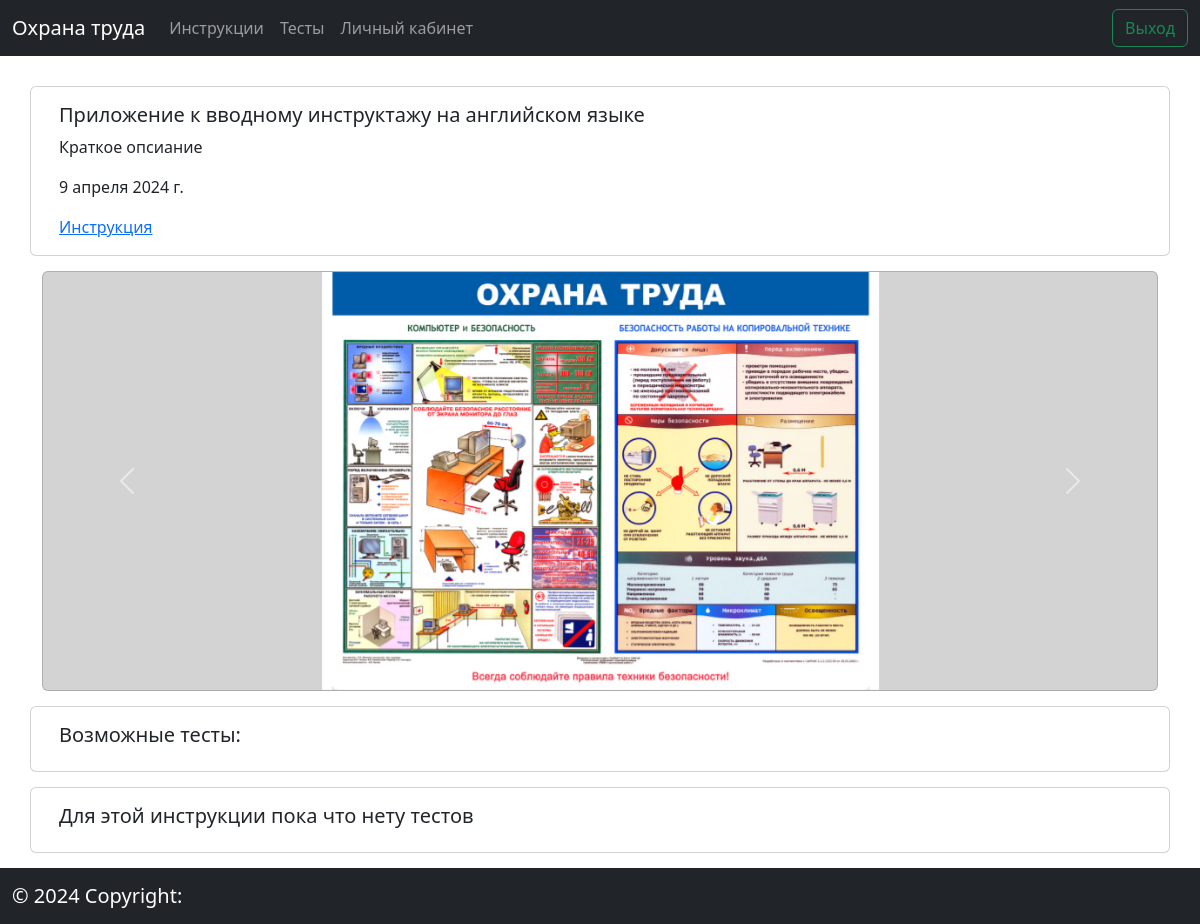
Page /instructions/2/ on the earlier database version.
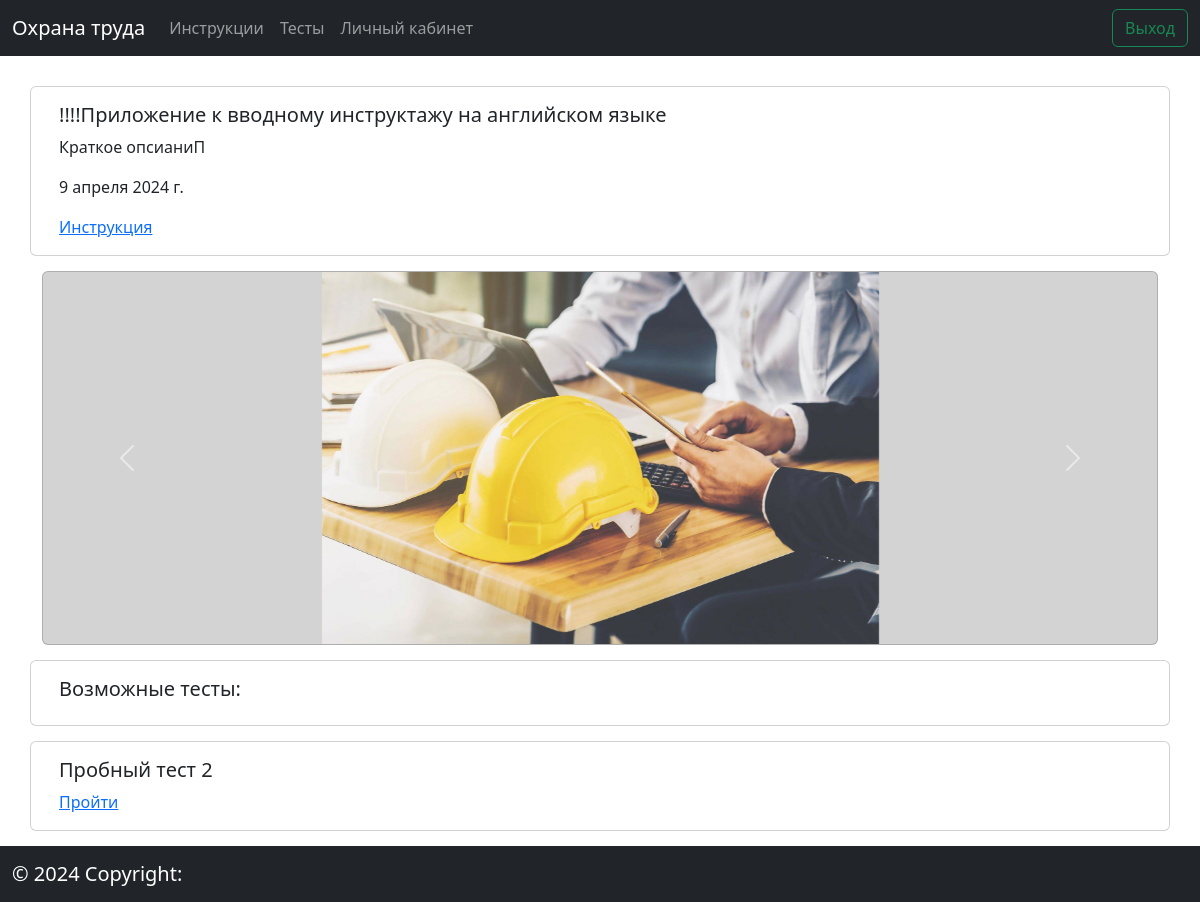
Same page on the later database version.
### app/models.py (models this page shows, shortened)
class Instruction(models.Model):
    title = models.CharField(max_length=255, verbose_name='Заголовок')
    short_description = models.TextField(max_length=500, verbose_name='Краткое описание')
    gallery = models.ManyToManyField('Gallery', verbose_name='Галерея ')
    file = models.FileField(upload_to='files/', verbose_name='Файл инструкции')
    created_at = models.DateField(null=True, auto_now_add=True, verbose_name='Дата создания')
    updated_at = models.DateField(auto_now=True, verbose_name='Дата обновления')
    class Meta:
        db_table = 'instruction'
        verbose_name = 'Инструкция'
        verbose_name_plural = 'Интсрукции'

class Gallery(models.Model):
    image = models.ImageField(upload_to='images/', verbose_name='Изображение')
    class Meta:
        db_table = 'gallery'
        verbose_name = 'Фото'
        verbose_name_plural = 'Фото'

class Test(models.Model):
    title = models.CharField(max_length=255, verbose_name='Заголовок')
    instruction = models.ForeignKey('Instruction', on_delete=models.CASCADE, verbose_name='Инструкция')
    class Meta:
        db_table = 'test'
        verbose_name = 'Тест'
        verbose_name_plural = 'Тесты'

### app/views.py (the view)
# urls.py: path('instructions/<int:id>/', InstructionDetailView.as_view(), name="instruction_detail"),
class InstructionDetailView(View):
    def get(self, request, id):
        instruction = Instruction.objects.get(id=id)
        tests = Test.objects.filter(instruction=instruction)
        return render(request, 'instruction.html', context={
            'instruction': instruction,
            'tests': tests
        })

### app/templates/instruction.html (shortened to what this page needs)
<!DOCTYPE html>
<html lang="en">
<head>
    <link href="https://cdn.jsdelivr.net/npm/bootstrap@5.2.1/dist/css/bootstrap.min.css" rel="stylesheet"
>
</head>
<body>
<nav class="navbar navbar-expand-lg navbar-light bg-light navbar-dark bg-dark">
    <div class="container-fluid">
        <a class="navbar-brand">Охрана труда</a>
        <div class="collapse navbar-collapse" id="navbarTogglerDemo02">
            <ul class="navbar-nav me-auto mb-2 mb-lg-0">
                <li class="nav-item">
                    <a class="nav-link" href="{% url 'home' %}">Инструкции</a>
                </li>
                <li class="nav-item">
                    <a class="nav-link" href="{% url 'tests' %}">Тесты</a>
                </li>
                <li class="nav-item">
                    <a class="nav-link" href="{% url 'personal_area' %}">Личный кабинет</a>
                </li>
            </ul>
            <form class="d-flex" action="{% url 'logout' %}">
                <button class="btn btn-outline-success" type="submit">Выход</button>
            </form>
        </div>
    </div>
</nav>
<div class="container" style="margin-top:30px; min-height:85vh;">
    <div class="row" style="margin-top:15px; margin-bottom:15px;">
        <div class="card col" style="width: 18rem;">
            <div class="card-body">
                <h5 class="card-title">{{instruction.title}}</h5>
                <p class="card-text">{{instruction.short_description}}</p>
                <p class="card-text">{{instruction.updated_at}}</p>
                <a href="{{instruction.file.url}}" class="card-link">Инструкция</a>
            </div>
        </div>
    </div>
    <div class="col card" style="margin-top:15px; margin-bottom:15px; background-color:lightgray">
        <div id="carouselExampleControlsNoTouching" class="carousel slide" data-bs-touch="false" data-bs-interval="false">
            <div class="carousel-inner">
                {% for item in instruction.gallery.all%}
                {% if forloop.counter == 1 %}
                <div class="carousel-item active" data-bs-interval="10000" style="margin-left:25%;">
                    <img src="{{item.image.url}}" class="d-block w-50" alt="...">
                </div>
                {% else %}
                <div class="carousel-item" data-bs-interval="10000" style="margin-left:25%;">
                    <img src="{{item.image.url}}" class="d-block w-50" alt="...">
                </div>
                {% endif %}
                {% endfor %}
            </div>
            <button class="carousel-control-prev" type="button" data-bs-target="#carouselExampleControlsNoTouching" data-bs-slide="prev">
                <span class="carousel-control-prev-icon" aria-hidden="true"></span>
            </button>
            <button class="carousel-control-next" type="button" data-bs-target="#carouselExampleControlsNoTouching" data-bs-slide="next">
                <span class="carousel-control-next-icon" aria-hidden="true"></span>
            </button>
        </div>
    </div>
    <div class="row" style="margin-top:15px; margin-bottom:15px;">
        <div class="card col" style="width: 18rem;">
            <div class="card-body">
                <h5 class="card-title">Возможные тесты:</h5>
            </div>
        </div>
    </div>
    {% if tests %}
    {% for test in tests %}
    <div class="row" style="margin-top:15px; margin-bottom:15px;">
        <div class="card col" style="width: 18rem;">
            <div class="card-body">
                <h5 class="card-title">{{test.title}}</h5>
                <a href="{% url 'test_detail' test.id %}" class="card-link">Пройти</a>
            </div>
        </div>
    </div>
    {% endfor %}
    {% else %}
    <div class="row" style="margin-top:15px; margin-bottom:15px;">
        <div class="card col" style="width: 18rem;">
            <div class="card-body">
                <h5 class="card-title">Для этой инструкции пока что нету тестов</h5>
            </div>
        </div>
    </div>
    {% endif%}
</div>
<nav class="navbar navbar-light bg-light navbar-dark bg-dark">
  <div class="container-fluid">
    <a class="navbar-brand"> © 2024 Copyright:</a>
  </div>
</nav>
</body>
</html>

Differences in the rows shown:
removed Gallery: image (picture)
changed Instruction: title "Приложение к вводному инструктажу на английском языке" → "!!!!Приложение к вводному инструктажу на английском языке"; short_description "Краткое опсиание" → "Краткое опсианиП"
now on this page (row unchanged): Gallery: image (picture)
added Test: title "Пробный тест 2"
Other differences:
text no longer shown: "Для этой инструкции пока что нету тестов"
